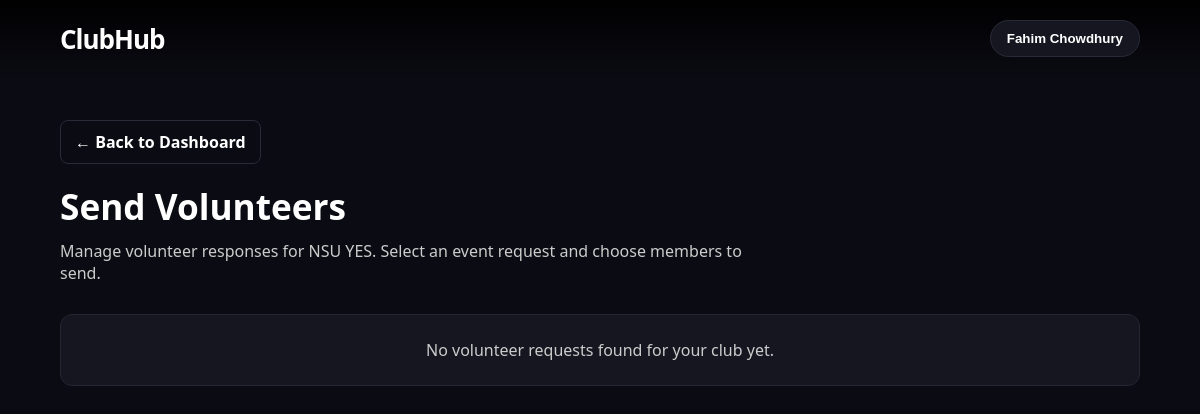
Before: /sendVolunteer.php (signed in) with the older database file.
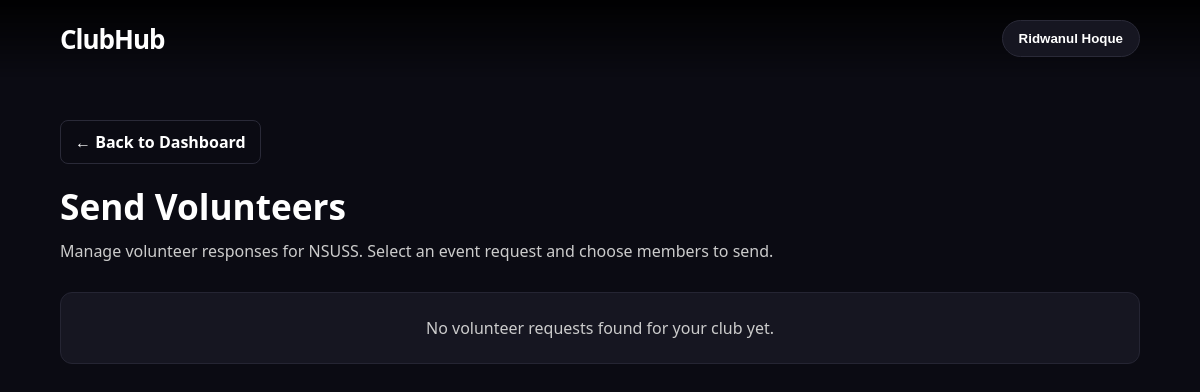
After: the same page with the newer database file.
### tables this page shows
CREATE TABLE `clubs` (
  `club_id` int(11) NOT NULL,
  `club_name` varchar(255) NOT NULL,
  `club_data` longtext DEFAULT NULL
);

### sendVolunteer.php (the view, shortened to what this page needs)
<?php
require_once 'notification_helpers.php';
$email = $_SESSION['Email'] ?? '';
$name = $_SESSION['Name'] ?? 'Club Member';
$club_query = mysqli_query($con, "
    SELECT clubs.club_id, clubs.club_name
    FROM `user`
    INNER JOIN `students` ON `user`.email = students.student_email
    INNER JOIN `club_members` ON club_members.student_id = students.student_id
    INNER JOIN `clubs` ON club_members.club_id = clubs.club_id
    WHERE `user`.email = '$email' AND club_members.active = 1
    LIMIT 1
");
$club_row = $club_query ? mysqli_fetch_assoc($club_query) : null;
$club_id = $club_row ? intval($club_row['club_id']) : 0;
$club_name = $club_row ? $club_row['club_name'] : 'No Club Found';
$event_requests = [];
?>
<!DOCTYPE html>
<html lang="en">
<head>
    <link rel="stylesheet" href="styles.css?v=<?php echo filemtime('styles.css'); ?>">
</head>
<body>
    <nav>
        <div class="logo">ClubHub</div>
        <div class="profile-menu" id="profile-menu">
            <button class="profile-trigger" id="profile-trigger" type="button" aria-expanded="false"><?php echo htmlspecialchars($name); ?></button>
        </div>
    </nav>
    <div class="page-wrap">
        <a class="back-btn" href="Club_dashboard.php">← Back to Dashboard</a>
        <div class="page-title">Send Volunteers</div>
        <div class="page-sub">Manage volunteer responses for <?php echo htmlspecialchars($club_name); ?>. Select an event request and choose members to send.</div>
        <?php if (!$club_id): ?>
            <div class="empty-state">No club is associated with your account.</div>
        <?php elseif (empty($event_requests)): ?>
            <div class="empty-state">No volunteer requests found for your club yet.</div>
        <?php endif; ?>
    </div>
</body>
</html>

Changed rows visible on the page:
no longer on this page (row unchanged): clubs: club_name "NSU YES"
now on this page (row edited): clubs: club_name "NSUSS"
Other visible differences:
$name: "Fahim Chowdhury" → "Ridwanul Hoque"
